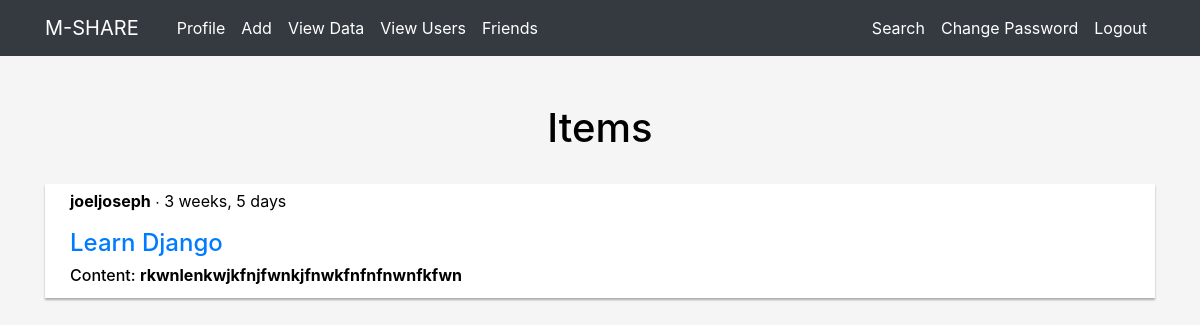
Before: /items/ (signed in) with the older database file.
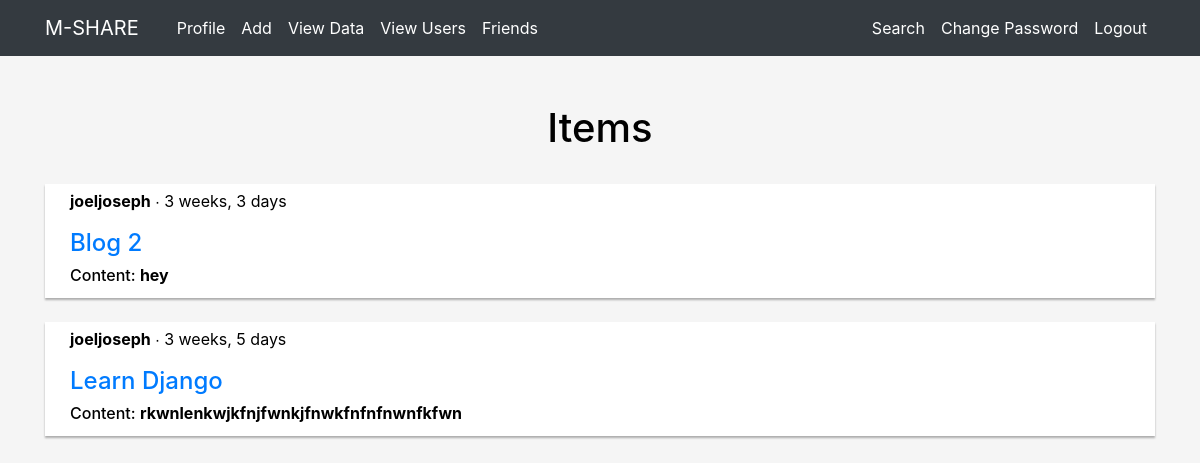
After: the same page with the newer database file.
### mshare/models.py (models this page shows, shortened)
class Share(models.Model):
    author=models.CharField(max_length=30)
    title=models.CharField(max_length=50)
    content=models.TextField()
    date=models.DateTimeField(default=timezone.now)
    likes=models.IntegerField(default=0)

### mshare/views.py (the view)
# urls.py: path('items/',views.items,name='items'),
@login_required
def items(request):
    item=Share.objects.order_by('-date').filter(author=request.user)
    try:
        friend = Friends.objects.get(current_user=request.user)
        friends = friend.users.all()
        for f in friends:
                obj=Share.objects.filter(author=f.username)
                item = item | obj
    except Friends.DoesNotExist:
        friends=None
    return render(request,'mshare/items.html',{'item':item})

### mshare/templates/mshare/items.html
{% extends 'mshare/base.html' %}
{% block content %}   <br>
<h1 class="row justify-content-center mt-4">Items</h1>
{% for d in item %}
<br><div style="width: 100%;
padding: auto;
border: 5px solid white;
background:white;
box-shadow: 0px 2px 2px rgba(0, 0, 0, 0.3);
margin: 0px; padding-left: 20px;"
>
 <p><b>{{d.author}}</b> &#8729   {{ d.date|timesince }}</p>
 <h4><a href="{% url 'detail' d.id %}">{{ d.title }}</a></h4>
 <h6>Content: <strong> {{ d.content }}</strong></h6>
 </div>
{% endfor %}
{% endblock %}

Changed rows visible on the page:
added Share: author "joeljoseph", date "3 weeks, 3 days", title "Blog 2", content "hey"
